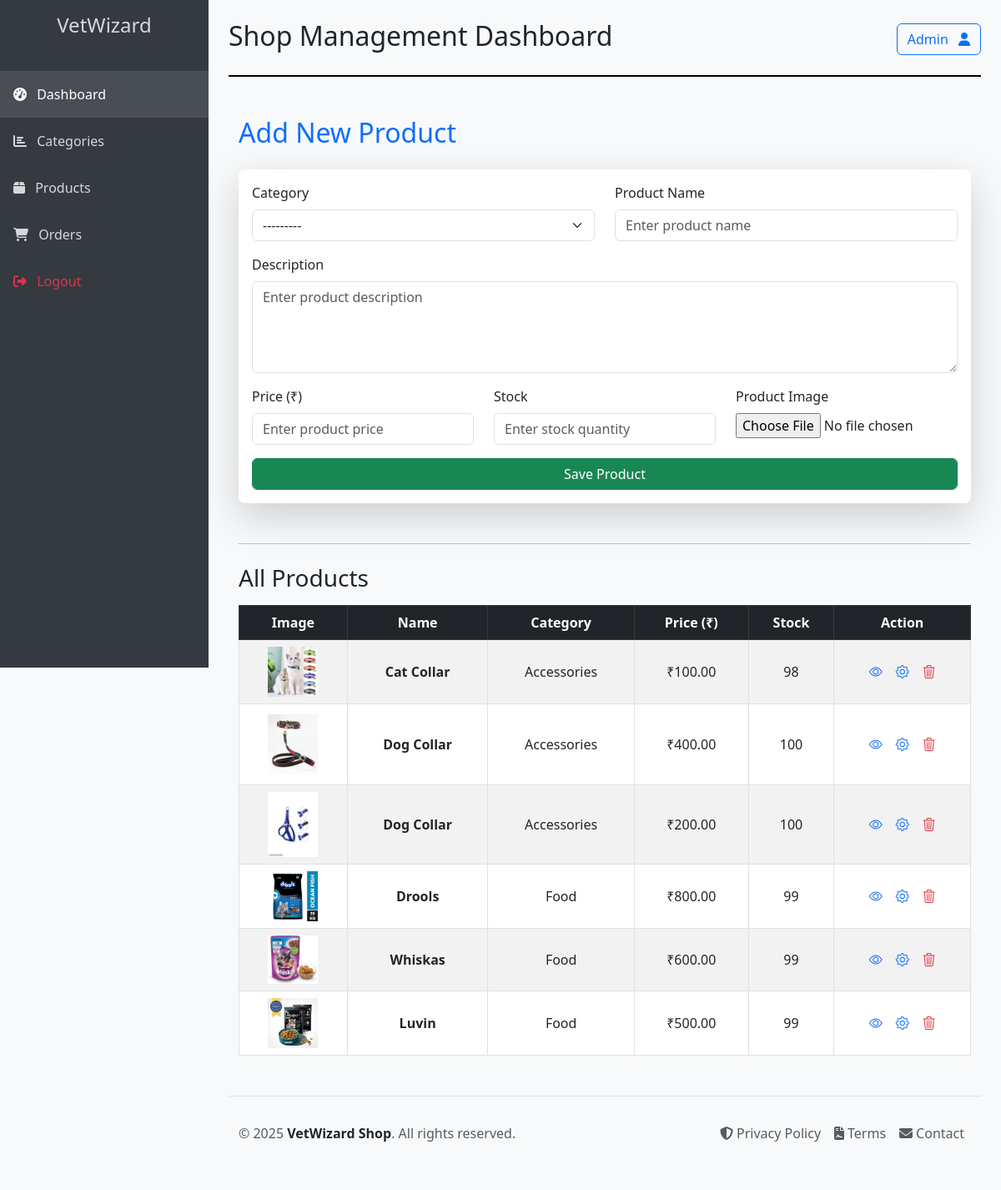
Screenshot of /shop/product_add with the database file from the repository.
### shop/models.py (models this page shows, shortened)
class Product(models.Model):
    category = models.ForeignKey(Product_Category, on_delete=models.CASCADE, related_name='products')
    name = models.CharField(max_length=255)
    description = models.TextField()
    price = models.DecimalField(max_digits=10, decimal_places=2)
    stock = models.PositiveIntegerField()
    image = models.ImageField(upload_to='products/')
    created_at = models.DateTimeField(auto_now_add=True)

class Product_Category(models.Model):
    name = models.CharField(max_length=100, unique=True)
    description = models.TextField(blank=True)
    created_at = models.DateTimeField(auto_now_add=True)
    def __str__(self):
        return self.name

### shop/views.py (the view, shortened to what this page needs)
# urls.py: path('product_add', Product_Add_View.as_view(), name='product_add'),
class Product_Add_View(View):
    def get(self, request):
        form = Product_Form()
        product=Product.objects.all().order_by('-id')
        return render(request, 'product.html', {'form': form,'product':product})

### shop/forms.py
class Product_Form(forms.ModelForm):
    class Meta:
        model = Product
        fields = ['category', 'name', 'description', 'price', 'stock', 'image']
        widgets = {
            'description': forms.Textarea(attrs={'rows': 4, 'class': 'form-control', 'placeholder': 'Enter product description'}),
            'category': forms.Select(attrs={'class': 'form-select', 'placeholder': 'Select product category'}),
            'name': forms.TextInput(attrs={'class': 'form-control', 'placeholder': 'Enter product name'}),
            'price': forms.NumberInput(attrs={'class': 'form-control', 'placeholder': 'Enter product price'}),
            'stock': forms.NumberInput(attrs={'class': 'form-control', 'placeholder': 'Enter stock quantity'}),
            'image': forms.ClearableFileInput(attrs={'class': 'form-control-file'}),
        }

### shop/templates/product.html (shortened to what this page needs)
{% extends 'shop.html' %}
{% load static %}
{% block content %}
<div class="d-flex justify-content-between align-items-center mb-4 main">
    <h2 class="">Shop Management Dashboard</h2>
    <div>
        <button class="btn btn-outline-primary">Admin <i class="fas fa-user ms-2"></i></button>
    </div>
</div>
<div class="container mt-5">
    <h2 class="mb-4 text-primary">Add New Product</h2>
    <div class="card shadow-lg mb-5">
        <div class="card-body">
            <form method="POST" enctype="multipart/form-data">
                <div class="row mb-3">
                    <div class="col-md-6">
                        <label for="id_category" class="form-label">Category</label>
                        {{ form.category }}
                    </div>
                    <div class="col-md-6">
                        <label for="id_name" class="form-label">Product Name</label>
                        {{ form.name }}
                    </div>
                </div>
                <div class="mb-3">
                    <label for="id_description" class="form-label">Description</label>
                    {{ form.description }}
                </div>
                <div class="row mb-3">
                    <div class="col-md-4">
                        <label for="id_price" class="form-label">Price (₹)</label>
                        {{ form.price }}
                    </div>
                    <div class="col-md-4">
                        <label for="id_stock" class="form-label">Stock</label>
                        {{ form.stock }}
                    </div>
                    <div class="col-md-4">
                        <label for="id_image" class="form-label">Product Image</label>
                        {{ form.image }}
                    </div>
                </div>
                <div class="">
                    <button type="submit" class="btn btn-success form-control">Save Product</button>
                </div>
            </form>
        </div>
    </div>
    <hr>
    <h3 class="mt-4">All Products</h3>
    <table class="table table-bordered table-striped mt-3">
        <thead class="table-dark">
            <tr>
                <th class="text-center">Image</th>
                <th class="text-center">Name</th>
                <th class="text-center">Category</th>
                <th class="text-center">Price (₹)</th>
                <th class="text-center">Stock</th>
                <th class="text-center">Action</th>
            </tr>
        </thead>
        <tbody>
            {% for p in product %}
            <tr>
                <td class="text-center">
                    {% if p.image %}
                    <img src="{{ p.image.url }}" alt="{{ p.name }}" width="60">
                    {% else %}
                    No image
                    {% endif %}
                </td>
                <td class="text-center"><b>{{ p.name }}</b></td>
                <td class="text-center">{{ p.category.name }}</td>
                <td class="text-center">₹{{ p.price }}</td>
                <td class="text-center">{{ p.stock }}</td>
                <td class="action-column">
                    <div class="action-buttons">
                        <a href="{% url 'products_detail' p.id %}" class="text-primary" title="View Product">
                            <i class="bi bi-eye"></i>
                        </a>
                        <a href="{% url 'products_update' p.id %}" class="text-primary" title="Edit Product">
                            <i class="bi bi-gear"></i>
                        </a>
                        <a href="{% url 'products_delete' p.id %}" class="text-danger" title="Delete Product">
                            <i class="bi bi-trash3"></i>
                        </a>
                    </div>
                </td>
            </tr>
            {% empty %}
            <tr>
                <td colspan="6" class="text-center">No products found.</td>
            </tr>
            {% endfor %}
        </tbody>
    </table>
</div>
{% endblock %}

### shop/templates/shop.html (style rules this page uses)
body { background-color: #f8f9fa; padding-left: 0; transition: padding-left 0.3s; }
.card { border: none; border-radius: 8px; box-shadow: 0 2px 10px rgba(0,0,0,0.1); }

### shop/templates/product.html (style rules this page uses)
.main { border-bottom: 2px solid black; padding-bottom: 20px; }
.table td.action-column { text-align: center; }
.table td { text-align: center; vertical-align: middle; }
.action-buttons { display: inline-flex; gap: 1rem; justify-content: center; }

### rows the page displays
Product: image (picture), name "Cat Collar", category.name "Accessories", price "100.00", stock "98"
Product: image (picture), name "Dog Collar", category.name "Accessories", price "400.00", stock "100"
Product: image (picture), name "Dog Collar", category.name "Accessories", price "200.00", stock "100"
Product: image (picture), name "Drools", category.name "Food", price "800.00", stock "99"
Product: image (picture), name "Whiskas", category.name "Food", price "600.00", stock "99"
Product: image (picture), name "Luvin", category.name "Food", price "500.00", stock "99"
